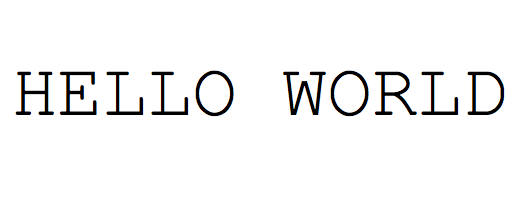
#> input picture NaturalImage/testimage.png, 520 x 200 px
$ python -i Tester.py   (imports and definitions only)   (Python 2 division)
#> lines starting #> are read from the running program, lines starting #| are printed output that depends on the picture; after the words box and inside, x2 and y2 are one past the last pixel; in counts of white or black regions, pixels touching at a corner belong together
#> further down, picture is the input picture: shape (200, 520, 3); mean B, G, R 243.8, 243.8, 243.9
# Main Contributor: Kyla Bouldin
# Other Contributors: Yash, Edrienne
# Description: Tests the trained data on test images
# TODO: Method docs and refactoring

import cv2
import numpy as np
import operator
import os

import Trainer

# Constants
MIN_CONTOUR_AREA = 100
RESIZED_IMAGE_WIDTH = 20
RESIZED_IMAGE_HEIGHT = 30

class ContourWithData():
    """
    Class to help manipulate contours.
    """
    npaContour = None           # contour
    boundingRect = None         # bounding rect for contour
    intRectX = 0                # bounding rect top left corner x location
    intRectY = 0                # bounding rect top left corner y location
    intRectWidth = 0            # bounding rect width
    intRectHeight = 0           # bounding rect height
    fltArea = 0.0               # area of contour

    # [32 lines left out: functions calculateRectTopLeftPointAndWidthAndHeight, checkIfContourIsValid, __readImage, not called in this run]

def __preprocessImage(img):
    """
    Converts the image to gray scale and then thresholds the image
    :param img:
    :return: imgThresh
    """
    imgGray = cv2.cvtColor(img, cv2.COLOR_BGR2GRAY)  # get grayscale image
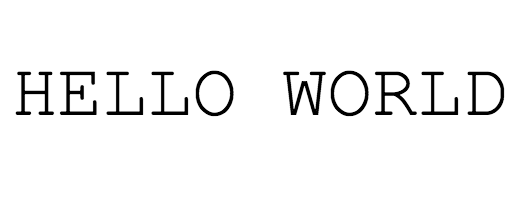
#> imgGray: shape (200, 520); min 0, max 255, mean 243.9
    imgBlurred = cv2.GaussianBlur(imgGray, (5, 5), 0)  # gaussian blur
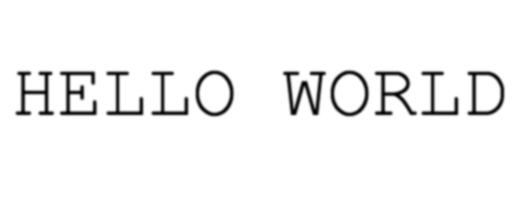
#> imgBlurred: shape (200, 520); min 0, max 255, mean 243.9

    # Grayscale image to BW image
    imgThresh = cv2.adaptiveThreshold(imgBlurred,  # input image
                                      255,  # make pixels that pass the threshold full white
                                      cv2.ADAPTIVE_THRESH_GAUSSIAN_C, # Gaussian threshold
                                      cv2.THRESH_BINARY_INV, # invert so foreground white, background black
                                      11,  # size of a pixel neighborhood used to calculate threshold value
                                      2)  # constant subtracted from the mean or weighted mean
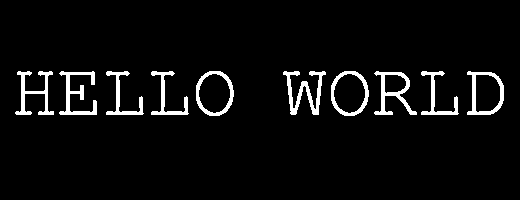
#> imgThresh: shape (200, 520); 4.8% white; 10 white regions, largest, box (x1, y1, x2, y2) and area: (283, 71, 326, 115) 659, (59, 71, 97, 115) 574, (374, 71, 417, 115) 567

    imgThreshCopy = imgThresh.copy()  # make a copy of the thresh image, this in necessary b/c findContours modifies the image

    return imgThresh


# [84 lines left out: functions __getValidContoursWithData, __getCharactersFromContoursWithData, main, not called in this run]

# [2 lines not run here, left out]

>>> import cv2
>>> picture = cv2.imread('testimage.png')
>>> result = __preprocessImage(picture)

$ run again, on NaturalImage/font-family.png
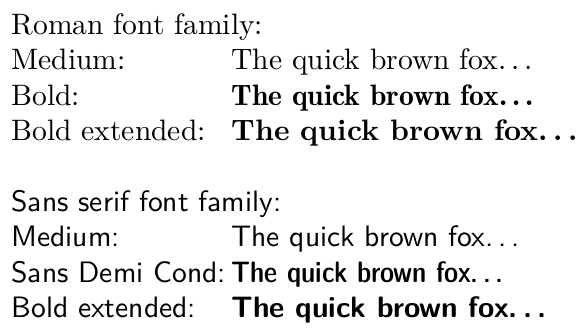
#> input picture NaturalImage/font-family.png, 585 x 333 px
#> picture is the input picture: shape (333, 585, 3); min 0, max 255, mean 235
#> in __preprocessImage, `imgBlurred = cv2.GaussianBlur(imgGray, (5, 5), 0)`:
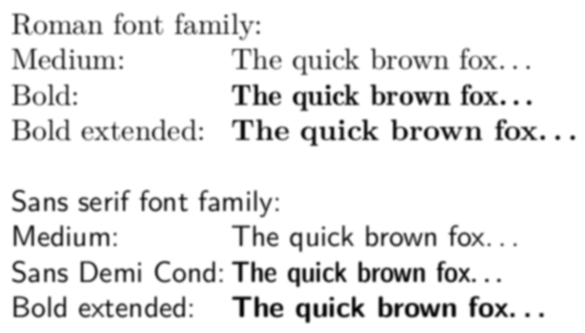
#> imgBlurred: shape (333, 585); min 3, max 255, mean 235
#> in __preprocessImage, `imgThresh = cv2.adaptiveThreshold(imgBlurred,`:
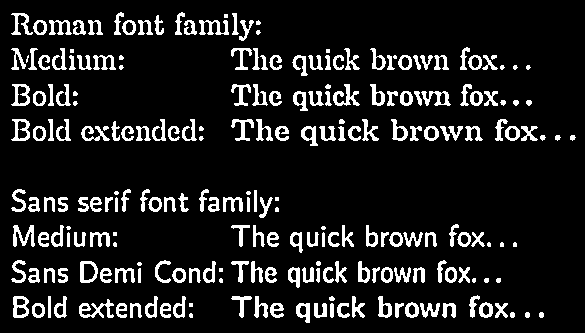
#> imgThresh: shape (333, 585); 11.6% white; 231 white regions (30 under 20 px), largest, box (x1, y1, x2, y2) and area: (79, 299, 114, 318) 284, (333, 84, 360, 106) 252, (13, 225, 35, 247) 244
